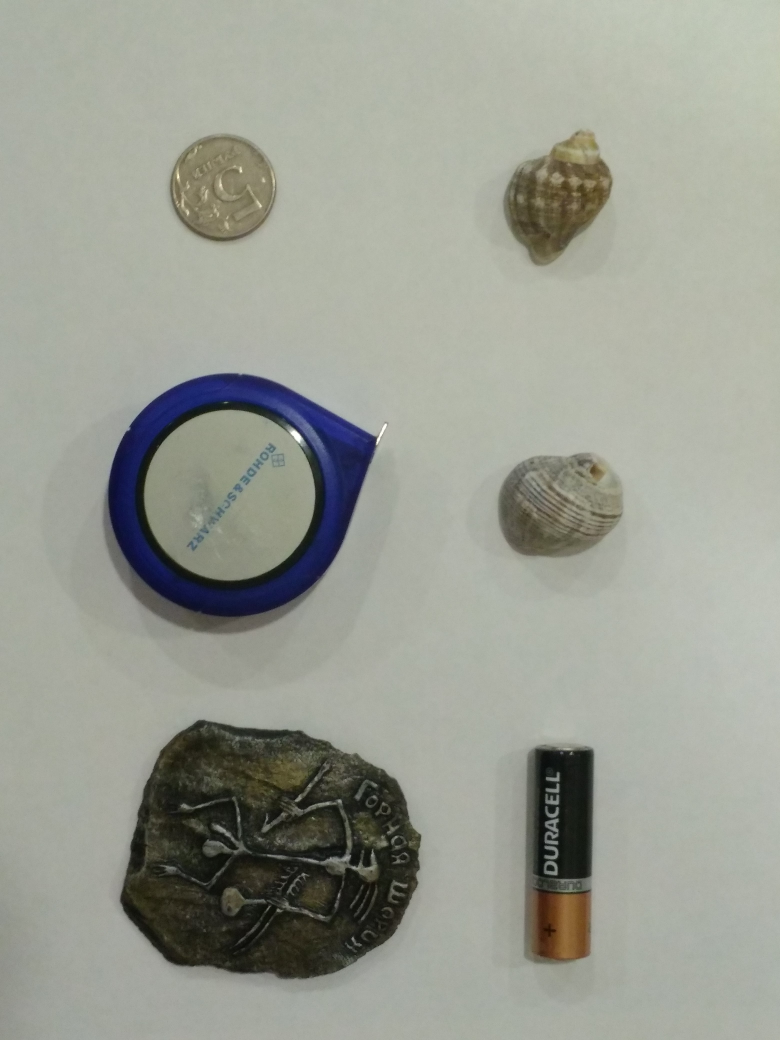
#> input picture images/img (1).jpg, 3120 x 4160 px (shown at 1/4 size); its folder holds only this picture in this run
$ python main.py
#> lines starting #> are read from the running program, lines starting #| are printed output that depends on the picture; after the words box and inside, x2 and y2 are one past the last pixel; in counts of white or black regions, pixels touching at a corner belong together
#> further down, r_img is the input picture: shape (4160, 3120, 3); mean B, G, R 146.8, 157.2, 154.3
import matplotlib.pyplot as plt
import numpy as np
import cv2
from skimage.measure import label, regionprops
from pathlib import Path


def prepare_img(r_img, scale=0.1):
#> called with scale = 0.1
    height = int(r_img.shape[0] * scale)
#> height = 416
    width = int(r_img.shape[1] * scale)
#> width = 312

    # сжимаем, чтобы мой ноутбук не умер окончательно
    c_img = cv2.resize(r_img, (width, height), interpolation=cv2.INTER_AREA)
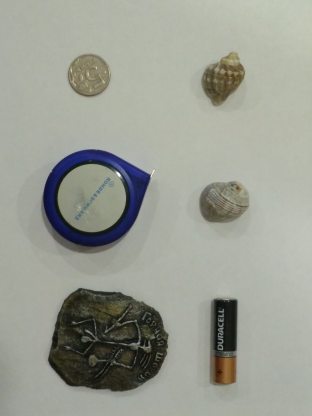
#> c_img: shape (416, 312, 3); mean B, G, R 146.8, 157.2, 154.3

    # 2gray
    g_img = cv2.cvtColor(c_img, cv2.COLOR_BGR2GRAY)
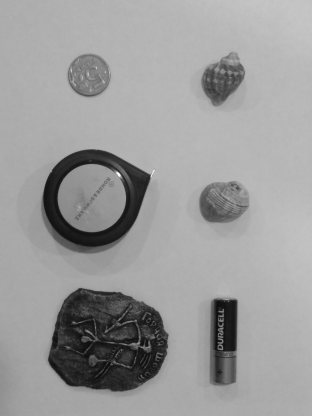
#> g_img: shape (416, 312); min 13, max 253, mean 155.1

    #threshhold
    blur = cv2.GaussianBlur(g_img, (5,53), 0)
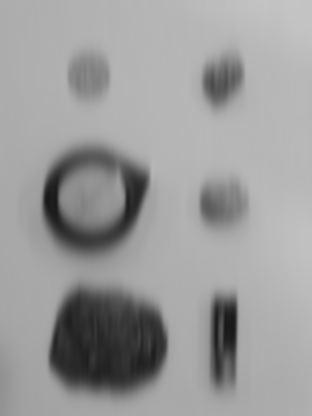
#> blur: shape (416, 312); min 24, max 196, mean 155.1
    ret, th = cv2.threshold(blur, 0, 255, cv2.THRESH_OTSU | cv2.THRESH_BINARY_INV)
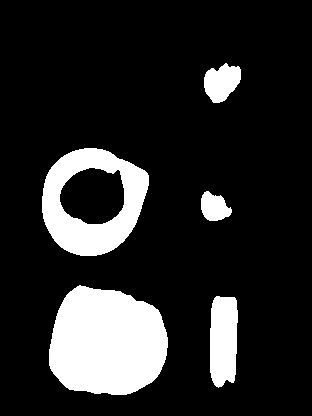
#> th: shape (416, 312); 15.7% white; 5 white regions
#> ret = 120
    return th


def count_pencils(img):
    cnt = 0
    labeled = label(img)
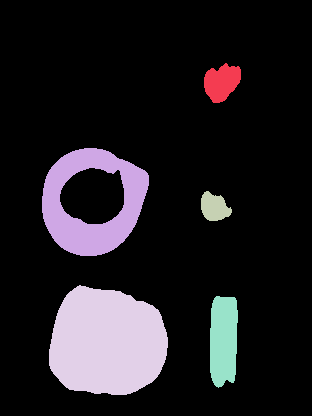
#> labeled: shape (416, 312) int64; 6 distinct labels, from 0 to 5; one colour per label, 0 black
    props = regionprops(labeled)
#> props = 5 regions; box (x1, y1, x2, y2) and area: (49, 285, 168, 395) 10413, (42, 148, 149, 256) 6036, (210, 296, 238, 388) 2250, (204, 63, 241, 103) 1033, (201, 191, 232, 221) 647
    for p in props:
        # игнорируем неровный лист >:/
        if ((p.bbox[0] == 0 and p.bbox[1] == 0) or
            (p.bbox[0] == 0 and p.bbox[3] == img.shape[1]) or
            (p.bbox[2] == img.shape[0] and p.bbox[3] == img.shape[1]) or
            (p.bbox[2] == img.shape[0] and p.bbox[1] == 0)):
            continue
        # center = (p.bbox[0] + (p.bbox[2] - p.bbox[0]) / 2, p.bbox[1] + (p.bbox[3] - p.bbox[1]) / 2)
        # dist = np.linalg.norm(np.array(center) - np.array(p.centroid))
        # print(p.label, dist, p.eccentricity)

        # у всех карандашей эксцентриситет больше 0.99, но даем себе право на ошибку
        if p.eccentricity > 0.98:
            cnt += 1
#> this loop made 5 passes
#> after the loop, cnt = 0

    return cnt


g_cnt = 0

images = Path('images')
for img in images.iterdir():
    r_img = cv2.imread(str(img))
    img = prepare_img(r_img, 0.1)
    g_cnt += count_pencils(img)
#> g_cnt = 0

print(g_cnt) # 21
#| 0

$ run again, on images/img (2).jpg
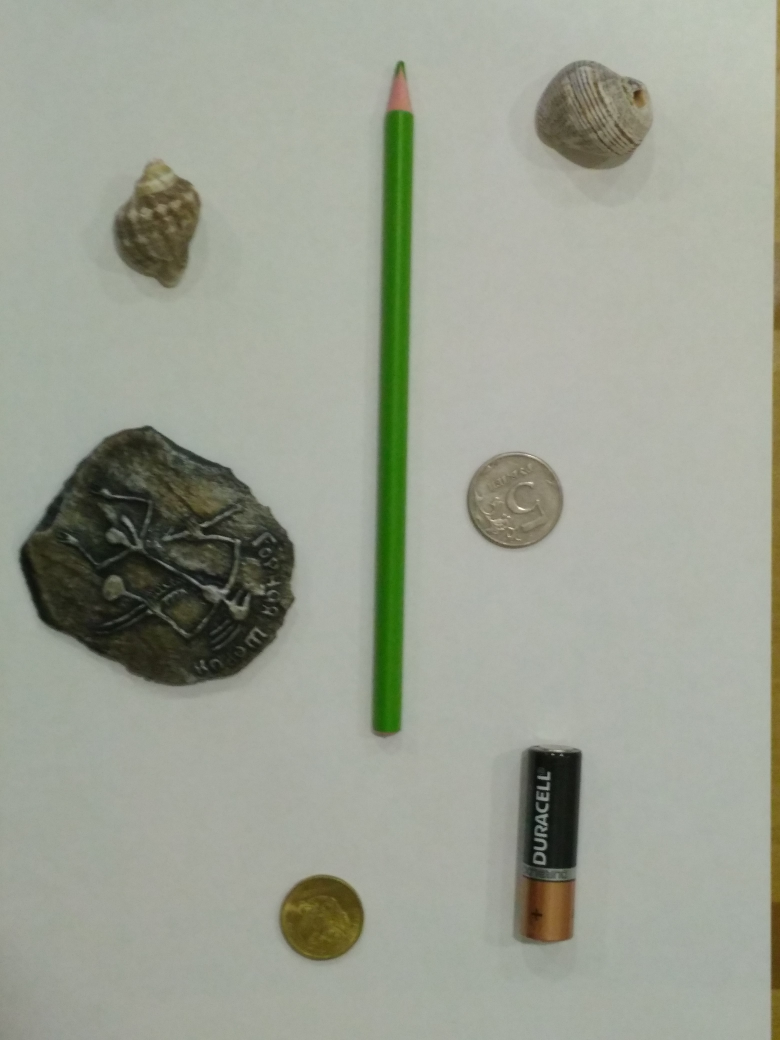
#> input picture images/img (2).jpg, 3120 x 4160 px (shown at 1/4 size)
#> r_img is the input picture: shape (4160, 3120, 3); mean B, G, R 147, 160.5, 155.9
#> in prepare_img, `ret, th = cv2.threshold(blur, 0, 255, cv2.THRESH_OTSU | cv2.THRESH_BIN..`:
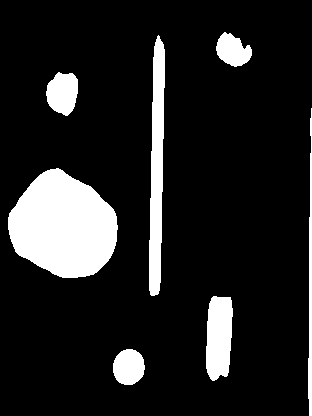
#> th: shape (416, 312); 13.3% white; 7 white regions
#> ret = 123
#> in count_pencils, `labeled = label(img)`:
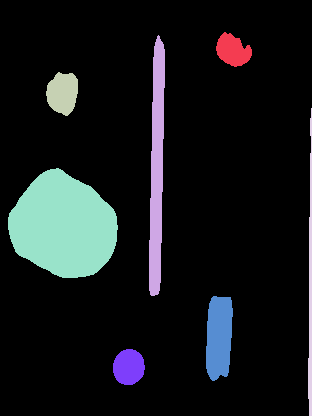
#> labeled: shape (416, 312) int64; 8 distinct labels, from 0 to 7; one colour per label, 0 black
#> props = 7 regions; box (x1, y1, x2, y2) and area: (8, 168, 118, 278) 8741, (149, 35, 165, 296) 2988, (206, 296, 233, 381) 1917, (46, 72, 78, 116) 1066, (113, 349, 145, 385) 914, (216, 32, 252, 67) 833, (308, 108, 312, 416) 829
#> the loop in count_pencils, `for p in props:` made 7 passes
#> cnt on pass 2: 1
#> after the loop in count_pencils, `for p in props:`: cnt = 1
#| 1

$ run again, on images/img (3).jpg
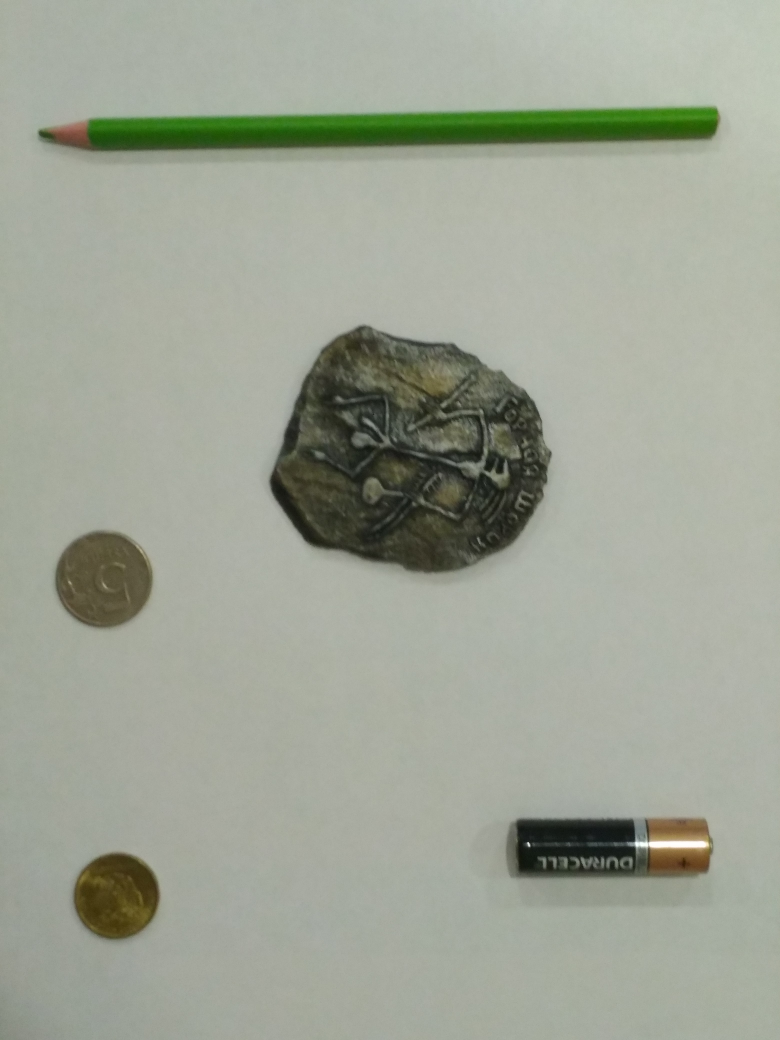
#> input picture images/img (3).jpg, 3120 x 4160 px (shown at 1/4 size)
#> r_img is the input picture: shape (4160, 3120, 3); mean B, G, R 149.7, 163.8, 158.5
#> in prepare_img, `ret, th = cv2.threshold(blur, 0, 255, cv2.THRESH_OTSU | cv2.THRESH_BIN..`:
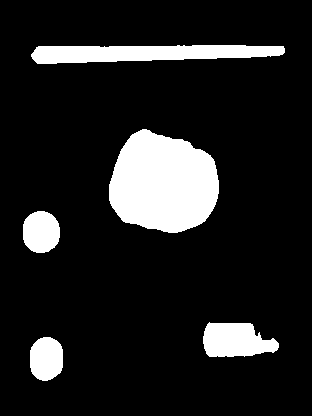
#> th: shape (416, 312); 13% white; 5 white regions
#> ret = 131
#> in count_pencils, `labeled = label(img)`:
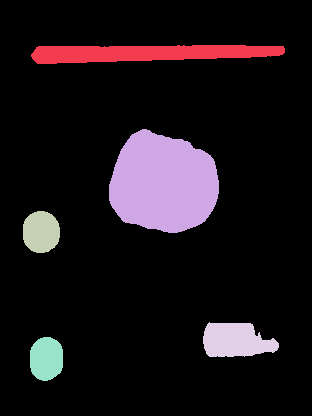
#> labeled: shape (416, 312) int64; 6 distinct labels, from 0 to 5; one colour per label, 0 black
#> props = 5 regions; box (x1, y1, x2, y2) and area: (109, 129, 219, 233) 8736, (31, 45, 285, 64) 3614, (203, 322, 279, 357) 2001, (23, 211, 60, 253) 1266, (30, 337, 63, 381) 1205
#> the loop in count_pencils, `for p in props:` made 5 passes
#> cnt on pass 1: 1
#> after the loop in count_pencils, `for p in props:`: cnt = 1
#| 1

$ run again, on images/img (4).jpg
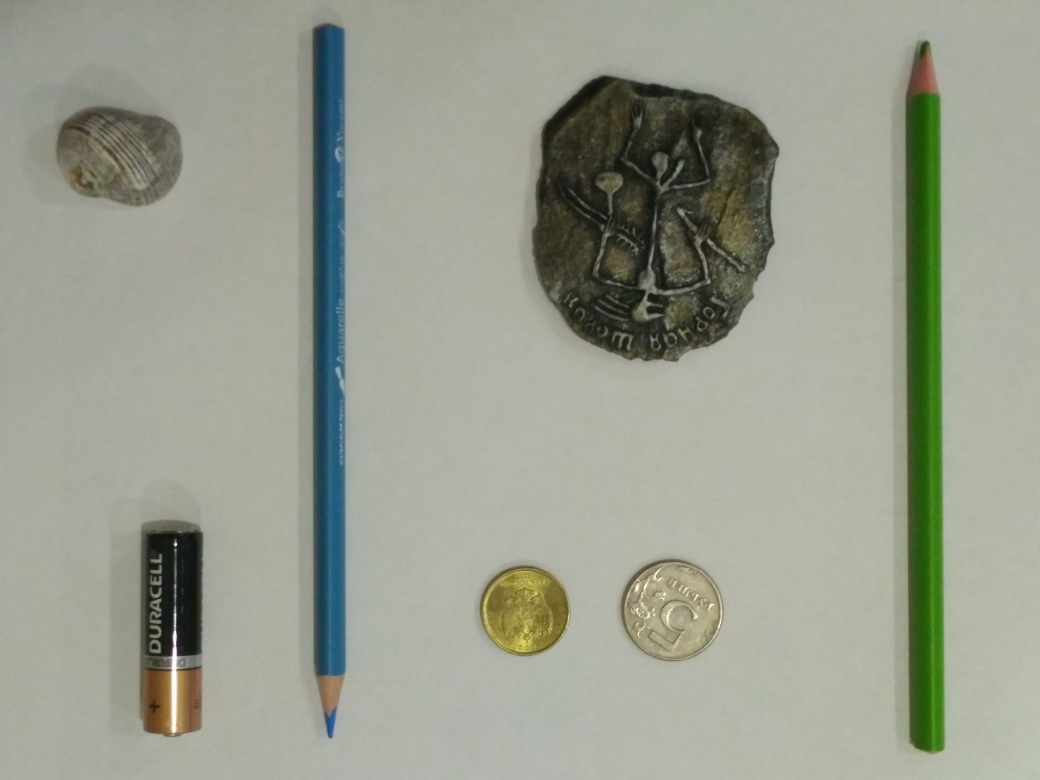
#> input picture images/img (4).jpg, 4160 x 3120 px (shown at 1/4 size)
#> r_img is the input picture: shape (3120, 4160, 3); mean B, G, R 143.4, 157.3, 153.5
#> in prepare_img, `ret, th = cv2.threshold(blur, 0, 255, cv2.THRESH_OTSU | cv2.THRESH_BIN..`:
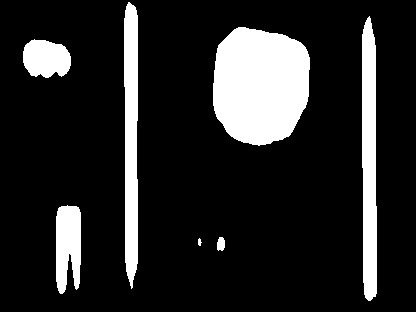
#> th: shape (312, 416); 15.5% white; 7 white regions
#> ret = 122
#> in count_pencils, `labeled = label(img)`:
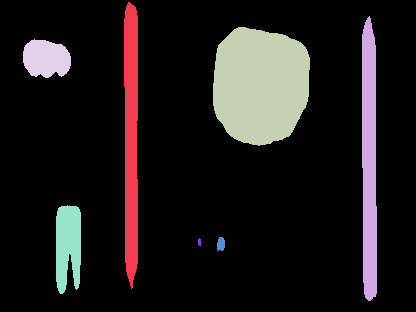
#> labeled: shape (312, 416) int64; 8 distinct labels, from 0 to 7; one colour per label, 0 black
#> props = 7 regions; box (x1, y1, x2, y2) and area: (213, 27, 310, 146) 9387, (362, 16, 377, 301) 3757, (124, 2, 138, 289) 3530, (56, 205, 81, 294) 1858, (23, 39, 71, 78) 1472, (217, 237, 225, 251) 94, (198, 238, 202, 246) 22
#> the loop in count_pencils, `for p in props:` made 7 passes
#> cnt on passes 1 to 2: 1, 2
#> after the loop in count_pencils, `for p in props:`: cnt = 2
#| 2
